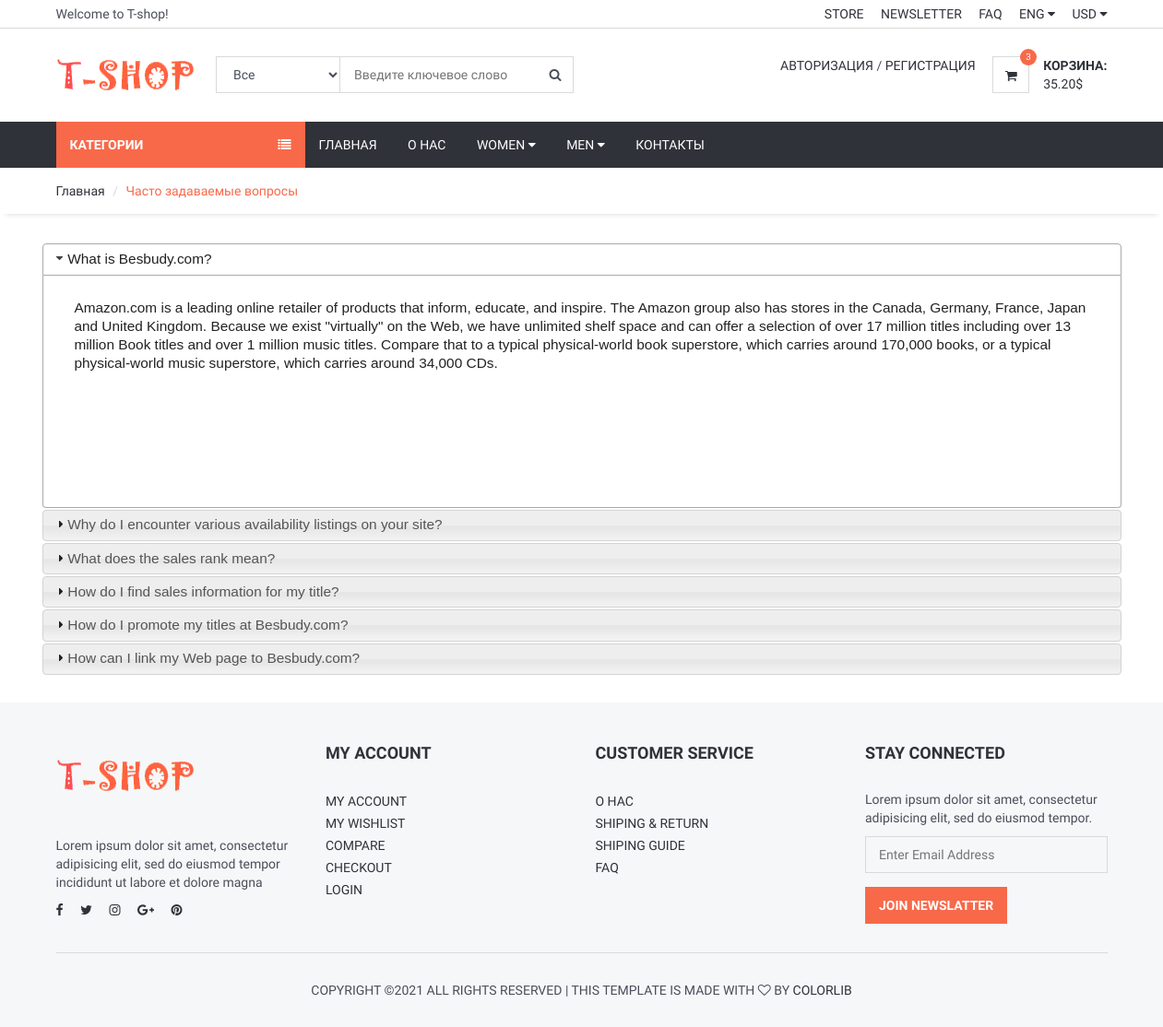
Screenshot of /faq/ with the database file from the repository.
### home/models.py (models this page shows, shortened)
class FAQ(models.Model):
    STATUS = (
        ('True', 'True'),
        ('False', 'False'),
    )
    ordernumber = models.IntegerField()
    question = models.CharField(max_length=200)
    answer = RichTextUploadingField()
    status = models.CharField(max_length=10, choices=STATUS)
    create_at = models.DateTimeField(auto_now_add=True)
    update_at = models.DateTimeField(auto_now=True)

### user/views.py (the view)
# urls.py: path('faq/', UserViews.faq, name='faq'),
def faq(request):
    category = Category.objects.all()
    faq = FAQ.objects.filter(status="True").order_by("ordernumber")
    context = {
        'category': category,
        'faq': faq,
    }
    return render(request, 'faq.html', context)

### home/templates/faq.html (shortened to what this page needs)
{% extends 'homebase.html' %}
{% block sidebar %} {% include 'sidebar.html' %} {% endblock %}
{% block body %}
    <div id="breadcrumb">
        <div class="container">
            <ul class="breadcrumb">
                <li><a href="/">Главная</a></li>
                <li class="active">Часто задаваемые вопросы</li>
            </ul>
        </div>
    </div>
    <div class="section">
        <div class="container">
            <div class="row">
                <div id="accordion">
                    {% for rs in faq %}
                        <h3>{{ rs.question }}</h3>
                        <div>
                            <p>
                                {{ rs.answer|safe}}
                            </p>
                        </div>
                    {% endfor %}
                </div>
            </div>
        </div>
    </div>
{% endblock %}

### home/static/css/style.css (style rules this page uses)
body { font-family: 'Hind', sans-serif; color: #4A4E5A; overflow-x: hidden; }
h1, h2, h3, h4, h5, h6 { color: #30323A; margin: 0 0 10px; font-weight: 700; }
ul, ol { margin: 0; padding: 0; list-style: none }
.section { padding-top: 30px; padding-bottom: 30px; }
#breadcrumb { -webkit-box-shadow: 0px 6px 6px -6px rgba(0, 0, 0, 0.175); box-shadow: 0px 6px 6px -6px rgba(0, 0, 0, 0.175); }
.breadcrumb { background-color: transparent; border: none; border-radius: 0px; padding: 15px 0px; margin: 0; }
.breadcrumb>.active { color: #F8694A; }
.breadcrumb>li+li:before { color: #DADADA; }

### rows the page displays
FAQ: question "What is Besbudy.com?", answer "Amazon.com is a leading online retailer of products that inform, educate, and inspire. The Amazon group also has stores in the Canada, Germany, France, Japan and United Kingdom. Because we exist \"virtually\" on the Web, we have unlimited shelf space and can offer a selection of over 17 million titles including over 13 million Book titles and over 1 million music titles. Compare that to a typical physical-world book superstore, which carries around 170,000 books, or a typical physical-world music superstore, which carries around 34,000 CDs."
FAQ: question "Why do I encounter various availability listings on your site?"
FAQ: question "What does the sales rank mean?"
FAQ: question "How do I find sales information for my title?"
FAQ: question "How do I promote my titles at Besbudy.com?"
FAQ: question "How can I link my Web page to Besbudy.com?"
